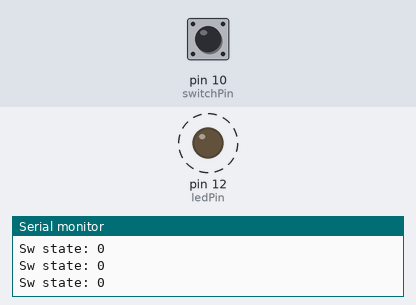
A sketch run on a simulated Arduino Uno, built with avr-gcc and run on an emulated ATmega328P. Parts: output pins drawn as LEDs (lit = HIGH), the last lines printed to the serial monitor. Dashed ring = blinking. The inputs (shaded band) are chosen by the test bench; at power-on: pin 10 (switchPin) LOW.

Above: at 3.8 s.
3.9 s: pin 10 (switchPin) pulled HIGH for 1.8 s
At 4.8 s:
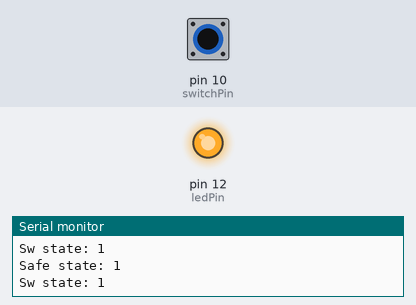
7.2 s: pin 10 (switchPin) pulled HIGH for 3.2 s
Timing chart, 0 to 10.2 s (numbered marks = the images above; inputs shaded):
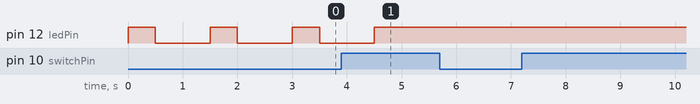

Measured:
- after the input at 3.9 s, pin 12 (ledPin): goes on until 4.5 s, then stays HIGH
- by itself, pin 12 (ledPin): alternates HIGH for 0.50 s and LOW for 1.0 s

The sketch:

first-blink.ino
```cpp
#define ledPin 12
#define switchPin 10
int switchState = 0;
bool safeState = false;

void setup() {
  // put your setup code here, to run once:
  pinMode(ledPin, OUTPUT);
  pinMode(switchPin, INPUT);
  Serial.begin(9600);
}

void loop() {
  switchState = digitalRead(switchPin);
  Serial.print("Sw state: ");
  Serial.println(switchState);
  if (switchState == 1) {
    safeState = true;
    Serial.print("Safe state: ");
    Serial.println(safeState);
  }
  if (safeState == 1) {
    digitalWrite(ledPin, HIGH);
  } else {
    digitalWrite(ledPin, HIGH);  // on
    delay(500);
    digitalWrite(ledPin, LOW);  // off
    delay(1000);
  }
}
```
